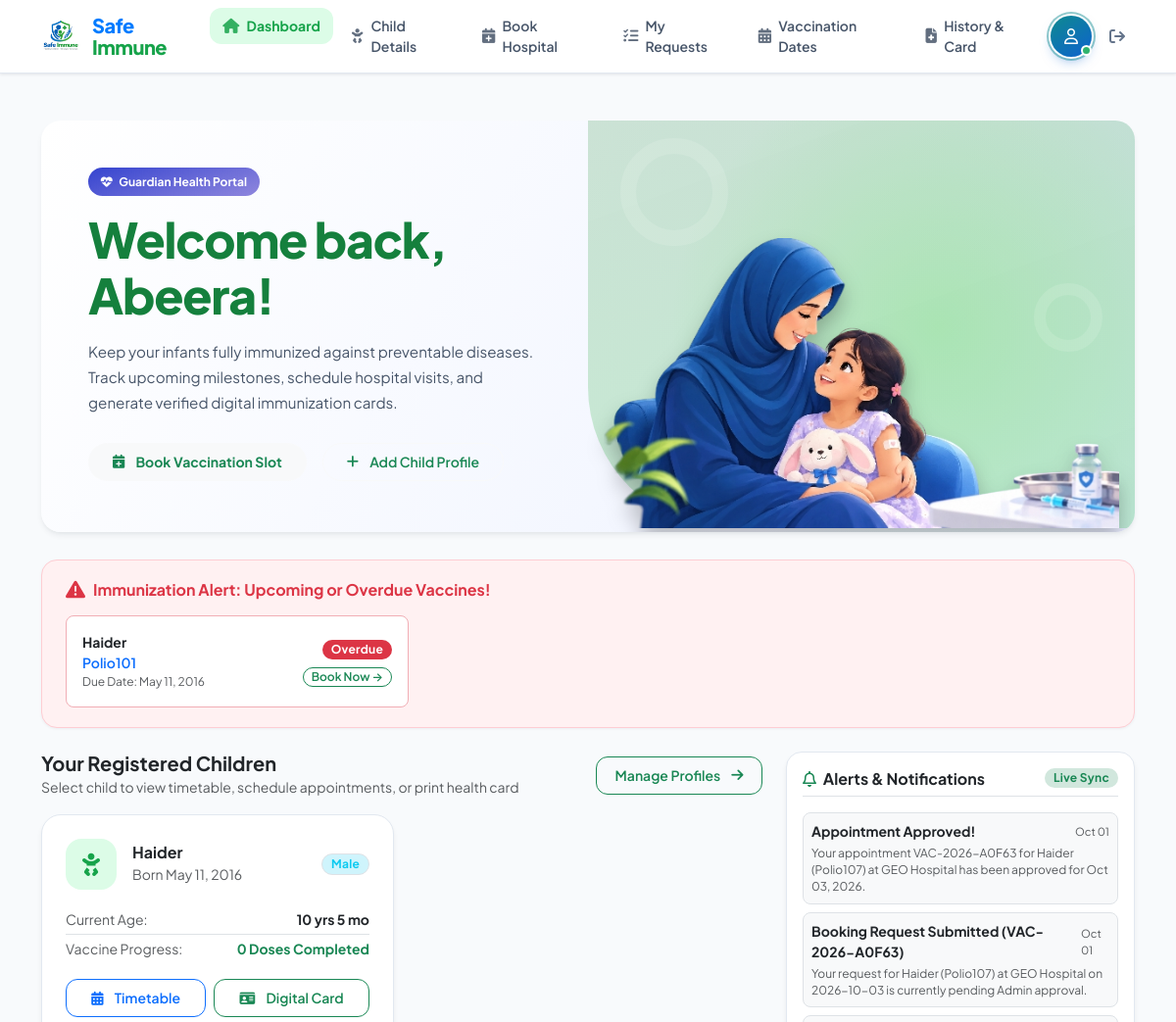
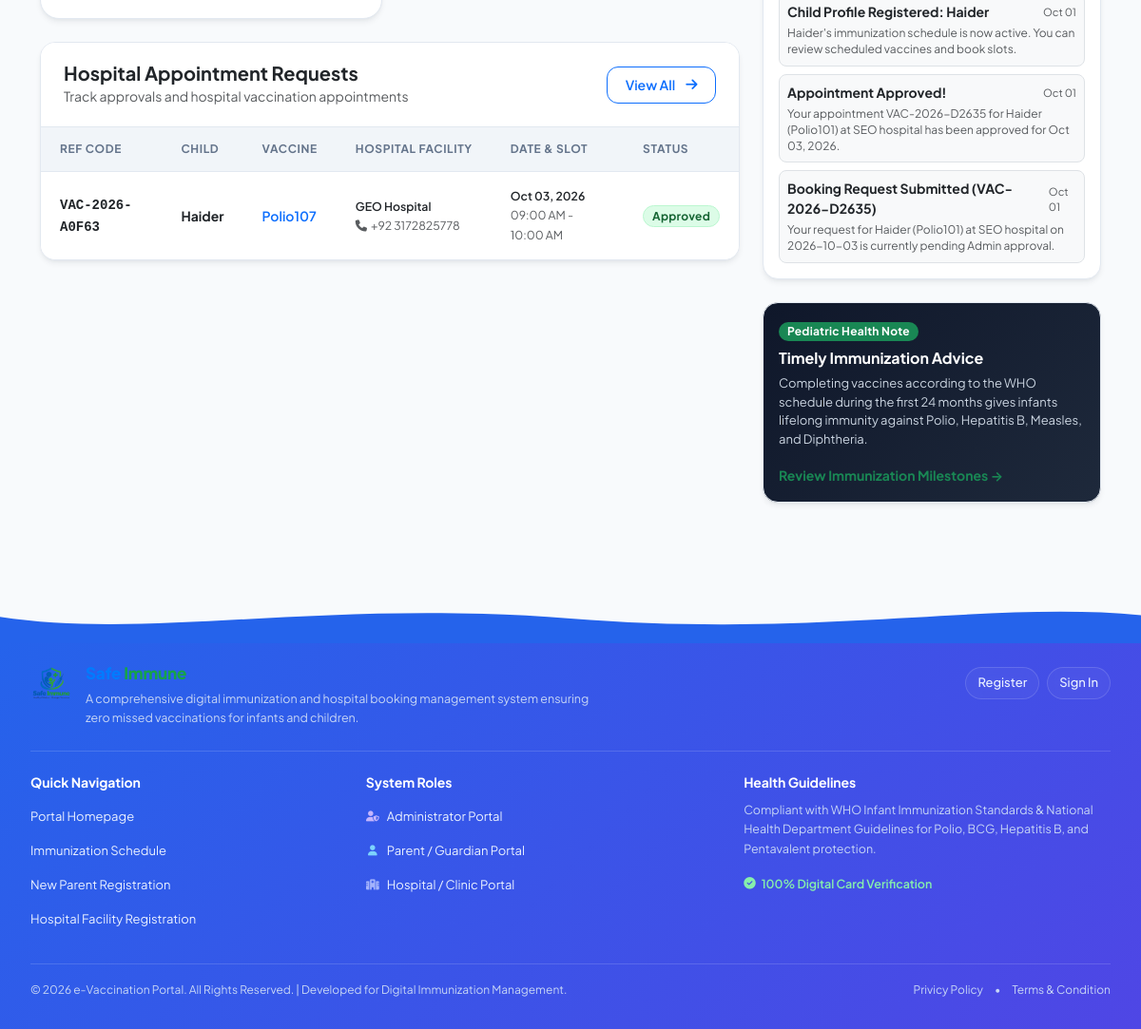
Screenshot of /parent/dashboard.php (signed in) with the database file from the repository (2 pictures, top to bottom).
### tables this page shows
CREATE TABLE `children` (
  `id` INT NOT NULL AUTO_INCREMENT,
  `parent_id` INT NOT NULL,
  `name` VARCHAR(100) NOT NULL,
  `dob` DATE NOT NULL,
  `gender` VARCHAR(10) NOT NULL,
  `blood_group` VARCHAR(10) DEFAULT NULL,
  `birth_hospital` VARCHAR(150) DEFAULT NULL,
  `allergies` TEXT,
  `notes` TEXT,
  `created_at` DATETIME DEFAULT CURRENT_TIMESTAMP,
  PRIMARY KEY (`id`),
  KEY `idx_children_parent_id` (`parent_id`),
  CONSTRAINT `fk_children_parent` FOREIGN KEY (`parent_id`) REFERENCES `users` (`id`) ON DELETE CASCADE
);

CREATE TABLE `appointments` (
  `id` INT NOT NULL AUTO_INCREMENT,
  `booking_reference` VARCHAR(30) NOT NULL,
  `child_id` INT NOT NULL,
  `vaccine_id` INT NOT NULL,
  `hospital_id` INT NOT NULL,
  `parent_id` INT NOT NULL,
  `requested_date` DATE NOT NULL,
  `requested_time_slot` VARCHAR(30) NOT NULL,
  `status` VARCHAR(30) DEFAULT 'pending',
  `admin_notes` TEXT,
  `rejection_reason` TEXT,
  `approved_at` DATETIME DEFAULT NULL,
  `completed_at` DATETIME DEFAULT NULL,
  `vaccine_batch_no` VARCHAR(50) DEFAULT NULL,
  `administered_by` VARCHAR(100) DEFAULT NULL,
  `hospital_remarks` TEXT,
  `created_at` DATETIME DEFAULT CURRENT_TIMESTAMP,
  PRIMARY KEY (`id`),
  UNIQUE KEY `booking_reference` (`booking_reference`),
  KEY `idx_appointments_child_id` (`child_id`),
  KEY `idx_appointments_vaccine_id` (`vaccine_id`),
  KEY `idx_appointments_hospital_id` (`hospital_id`),
  KEY `idx_appointments_parent_id` (`parent_id`),
  CONSTRAINT `fk_appointments_child` FOREIGN KEY (`child_id`) REFERENCES `children` (`id`) ON DELETE CASCADE,
  CONSTRAINT `fk_appointments_vaccine` FOREIGN KEY (`vaccine_id`) REFERENCES `vaccines` (`id`) ON DELETE CASCADE,
  CONSTRAINT `fk_appointments_hospital` FOREIGN KEY (`hospital_id`) REFERENCES `hospitals` (`id`) ON DELETE CASCADE,
  CONSTRAINT `fk_appointments_parent` FOREIGN KEY (`parent_id`) REFERENCES `users` (`id`) ON DELETE CASCADE
);

CREATE TABLE `vaccines` (
  `id` INT NOT NULL AUTO_INCREMENT,
  `name` VARCHAR(100) NOT NULL,
  `disease_prevented` VARCHAR(255) NOT NULL,
  `recommended_age` VARCHAR(100) NOT NULL,
  `recommended_days_from_birth` INT DEFAULT 0,
  `doses_required` INT DEFAULT 1,
  `status` VARCHAR(20) DEFAULT 'available',
  `stock_quantity` INT DEFAULT 100,
  `description` TEXT,
  `created_at` DATETIME DEFAULT CURRENT_TIMESTAMP,
  PRIMARY KEY (`id`)
);

CREATE TABLE `hospitals` (
  `id` INT NOT NULL AUTO_INCREMENT,
  `user_id` INT DEFAULT NULL,
  `name` VARCHAR(150) NOT NULL,
  `reg_number` VARCHAR(50) DEFAULT NULL,
  `city` VARCHAR(80) NOT NULL,
  `location` VARCHAR(255) NOT NULL,
  `phone` VARCHAR(40) NOT NULL,
  `email` VARCHAR(120) DEFAULT NULL,
  `status` VARCHAR(20) DEFAULT 'active',
  `operating_hours` VARCHAR(100) DEFAULT '08:00 AM - 05:00 PM',
  `created_at` DATETIME DEFAULT CURRENT_TIMESTAMP,
  PRIMARY KEY (`id`),
  KEY `idx_hospitals_user_id` (`user_id`),
  CONSTRAINT `fk_hospitals_user` FOREIGN KEY (`user_id`) REFERENCES `users` (`id`) ON DELETE SET NULL
);

CREATE TABLE `notifications` (
  `id` INT NOT NULL AUTO_INCREMENT,
  `user_id` INT NOT NULL,
  `title` VARCHAR(150) NOT NULL,
  `message` TEXT NOT NULL,
  `type` VARCHAR(30) DEFAULT 'info',
  `is_read` INT DEFAULT 0,
  `created_at` DATETIME DEFAULT CURRENT_TIMESTAMP,
  PRIMARY KEY (`id`),
  KEY `idx_notifications_user_id` (`user_id`),
  CONSTRAINT `fk_notifications_user` FOREIGN KEY (`user_id`) REFERENCES `users` (`id`) ON DELETE CASCADE
);

### parent/dashboard.php (the view, shortened to what the rows shown need)
<?php
require_once __DIR__ . '/../includes/auth.php';
require_once __DIR__ . '/../includes/functions.php';
$parentId = (int)current_user()['id'];
$children = db_fetch_all("
    SELECT c.*,
           (SELECT COUNT(*) FROM vaccination_records vr WHERE vr.child_id = c.id AND vr.status = 'Vaccinated') as completed_doses
    FROM children c
    WHERE c.parent_id = ?
    ORDER BY c.dob DESC
", [$parentId]);
$notifications = db_fetch_all("
    SELECT * FROM notifications
    WHERE user_id = ?
    ORDER BY created_at DESC
    LIMIT 5
", [$parentId]);
$upcomingAppointments = db_fetch_all("
    SELECT a.*, c.name as child_name, v.name as vaccine_name, h.name as hospital_name, h.phone as hospital_phone
    FROM appointments a
    JOIN children c ON a.child_id = c.id
    JOIN vaccines v ON a.vaccine_id = v.id
    JOIN hospitals h ON a.hospital_id = h.id
    WHERE a.parent_id = ?
    ORDER BY a.requested_date ASC, a.id DESC
    LIMIT 5
", [$parentId]);
require_once __DIR__ . '/../includes/header.php';
?>
<div class="parent-welcome-banner">
    <div class="row g-0 align-items-stretch">
        <div class="col-12 col-lg-6 p-4 p-md-5 d-flex flex-column justify-content-center parent-reveal">
            <h1 class="parent-welcome-title">Welcome back, <?= htmlspecialchars(current_user()['name']) ?>!</h1>
        </div>
    </div>
</div>
<div class="row g-4">
    <div class="col-lg-8">
        <div class="mb-4">
            <?php if (empty($children)): ?>
                <div class="card-healthcare p-4 text-center">
                    <div class="empty-state-icon text-success">
                        <i class="fa-solid fa-baby"></i>
                    </div>
                    <h6 class="empty-state-title">No Children Registered Yet</h6>
                    <p class="empty-state-text">Add your infant's date of birth so the portal can calculate their personalized immunization schedule.</p>
                    <a href="<?= BASE_URL ?>/parent/children.php?action=add" class="btn btn-success mt-2">
                        <i class="fa-solid fa-plus me-1"></i> Add First Child
                    </a>
                </div>
            <?php else: ?>
                <div class="row g-3">
                    <?php foreach ($children as $c): ?>
                        <div class="col-md-6">
                            <div class="child-dossier-card">
                                <div>
                                    <div class="d-flex align-items-center justify-content-between mb-3">
                                        <div class="d-flex align-items-center gap-3">
                                            <div class="child-avatar-circle">
                                                <i class="fa-solid fa-baby"></i>
                                            </div>
                                            <div>
                                                <h6 class="fw-bold text-dark mb-0"><?= htmlspecialchars($c['name']) ?></h6>
                                                <small class="text-muted">Born <?= format_date($c['dob']) ?></small>
                                            </div>
                                        </div>
                                        <span class="badge <?= $c['gender'] === 'Male' ? 'bg-info-subtle text-info border' : 'bg-danger-subtle text-danger border' ?>">
                                            <?= htmlspecialchars($c['gender']) ?>
                                        </span>
                                    </div>
                                    <div class="d-flex justify-content-between small py-1 border-bottom">
                                        <span class="text-muted">Current Age:</span>
                                        <span class="fw-bold text-dark"><?= calculate_age($c['dob']) ?></span>
                                    </div>
                                    <div class="d-flex justify-content-between small py-1 mb-3">
                                        <span class="text-muted">Vaccine Progress:</span>
                                        <span class="fw-bold text-success"><i class="fa-solid fa-shield-check me-1"></i><?= (int)$c['completed_doses'] ?> Doses Completed</span>
                                    </div>
                                </div>
                                <div class="d-flex gap-2">
                                    <a href="<?= BASE_URL ?>/parent/schedule.php?child_id=<?= $c['id'] ?>" class="btn btn-outline-primary btn-sm flex-fill">
                                        <i class="fa-solid fa-calendar-days me-1"></i> Timetable
                                    </a>
                                    <a href="<?= BASE_URL ?>/parent/certificate.php?child_id=<?= $c['id'] ?>" class="btn btn-outline-success btn-sm flex-fill">
                                        <i class="fa-solid fa-id-card me-1"></i> Digital Card
                                    </a>
                                </div>
                            </div>
                        </div>
                    <?php endforeach; ?>
                </div>
            <?php endif; ?>
        </div>
        <div class="table-card">
            <div class="table-responsive">
                <?php if (empty($upcomingAppointments)): ?>
                    <div class="p-4 text-center text-muted small">
                        No appointment requests booked yet. Click "Book Vaccination Slot" above to schedule with a partner hospital.
                    </div>
                <?php else: ?>
                    <table class="table-custom">
                        <thead>
                            <tr>
                                <th>Ref Code</th>
                                <th>Child</th>
                                <th>Vaccine</th>
                                <th>Hospital Facility</th>
                                <th>Date &amp; Slot</th>
                                <th>Status</th>
                            </tr>
                        </thead>
                        <tbody>
                            <?php foreach ($upcomingAppointments as $apt): ?>
                                <tr>
                                    <td>
                                        <span class="font-monospace fw-bold text-dark"><?= htmlspecialchars($apt['booking_reference']) ?></span>
                                    </td>
                                    <td>
                                        <span class="fw-bold text-dark"><?= htmlspecialchars($apt['child_name']) ?></span>
                                    </td>
                                    <td>
                                        <span class="text-primary fw-semibold"><?= htmlspecialchars($apt['vaccine_name']) ?></span>
                                    </td>
                                    <td>
                                        <div class="fw-semibold text-dark small"><?= htmlspecialchars($apt['hospital_name']) ?></div>
                                        <small class="text-muted"><i class="fa-solid fa-phone me-1"></i><?= htmlspecialchars($apt['hospital_phone']) ?></small>
                                    </td>
                                    <td>
                                        <div class="fw-semibold text-dark small"><?= format_date($apt['requested_date']) ?></div>
                                        <small class="text-muted"><?= htmlspecialchars($apt['requested_time_slot']) ?></small>
                                    </td>
                                    <td>
                                        <?= render_status_badge($apt['status']) ?>
                                    </td>
                                </tr>
                            <?php endforeach; ?>
                        </tbody>
                    </table>
                <?php endif; ?>
            </div>
        </div>
    </div>
    <div class="col-lg-4">
        <div class="card-healthcare p-3 mb-4">
            <?php if (empty($notifications)): ?>
                <p class="text-muted small text-center py-3 mb-0">No new alerts right now.</p>
            <?php else: ?>
                <div class="d-flex flex-column gap-2">
                    <?php foreach ($notifications as $n): ?>
                        <div class="p-2 rounded-3 bg-light border">
                            <div class="d-flex align-items-center justify-content-between mb-1">
                                <span class="fw-bold text-dark small"><?= htmlspecialchars($n['title']) ?></span>
                                <span class="text-muted" style="font-size: 0.7rem;"><?= format_date($n['created_at'], 'M d') ?></span>
                            </div>
                            <p class="text-muted small mb-0" style="font-size: 0.75rem; line-height: 1.4;"><?= htmlspecialchars($n['message']) ?></p>
                        </div>
                    <?php endforeach; ?>
                </div>
            <?php endif; ?>
        </div>
    </div>
</div>
<?php require_once __DIR__ . '/../includes/footer.php'; ?>

### includes/functions.php (shortened to what the rows shown need)
<?php
require_once __DIR__ . '/db.php';
function format_date(?string $date, string $format = 'M d, Y'): string {
    $time = strtotime($date);
    return $time ? date($format, $time) : 'N/A';
}
function calculate_age(string $dob): string {
    try {
        $birthDate = new DateTime($dob);
        $today = new DateTime('today');
        $diff = $birthDate->diff($today);
        if ($diff->y > 0) {
            return $diff->y . ' yr' . ($diff->y > 1 ? 's ' : ' ') . ($diff->m > 0 ? $diff->m . ' mo' : '');
        } elseif ($diff->m > 0) {
            return $diff->m . ' month' . ($diff->m > 1 ? 's' : '') . ($diff->d > 0 ? ' ' . $diff->d . ' d' : '');
        }
    } catch (Exception $e) {
        return 'Unknown';
    }
}
function render_status_badge(string $status): string {
    $statusLower = strtolower(trim($status));
    $classes = [
        'pending' => 'badge-pending',
        'approved' => 'badge-approved',
        'completed' => 'badge-completed',
        'vaccinated' => 'badge-completed',
        'not vaccinated' => 'badge-rejected',
        'rejected' => 'badge-rejected',
        'missed' => 'badge-overdue',
        'available' => 'badge-available',
        'unavailable' => 'badge-unavailable',
        'active' => 'badge-active',
        'inactive' => 'badge-inactive',
        'due' => 'badge-due',
        'overdue' => 'badge-overdue',
        'upcoming' => 'badge-upcoming'
    ];
    $badgeClass = $classes[$statusLower] ?? 'badge-upcoming';
    $label = ucwords($status);
    return '<span class="badge ' . $badgeClass . '">' . htmlspecialchars($label) . '</span>';
}

### rows the page displays
children: name "Haider", dob "May 11, 2016", gender "Male", dob "10 yrs 5 mo", completed_doses "0"
appointments: booking_reference "VAC-2026-A0F63", child.name "Haider", vaccine.name "Polio107", hospital.name "GEO Hospital", hospital.phone "+92 3172825778", requested_date "Oct 03, 2026", requested_time_slot "09:00 AM - 10:00 AM", status "Approved"
notifications: title "Appointment Approved!", created_at "Oct 01", message "Your appointment VAC-2026-A0F63 for Haider (Polio107) at GEO Hospital has been approved for Oct 03, 2026."
notifications: title "Booking Request Submitted (VAC-2026-A0F63)", created_at "Oct 01", message "Your request for Haider (Polio107) at GEO Hospital on 2026-10-03 is currently pending Admin approval."
notifications: title "Child Profile Registered: Haider", created_at "Oct 01", message "Haider's immunization schedule is now active. You can review scheduled vaccines and book slots."
notifications: title "Appointment Approved!", created_at "Oct 01", message "Your appointment VAC-2026-D2635 for Haider (Polio101) at SEO hospital has been approved for Oct 03, 2026."
notifications: title "Booking Request Submitted (VAC-2026-D2635)", created_at "Oct 01", message "Your request for Haider (Polio101) at SEO hospital on 2026-10-03 is currently pending Admin approval."

### other values shown
current_user()['name'] "Abeera"
$alert['child_name'] "Haider"
$alert['vaccine_name'] "Polio101"
format_date($alert['due_date']) "May 11, 2016"
$alert['status'] "Overdue"
APP_NAME "e-Vaccination Portal"
